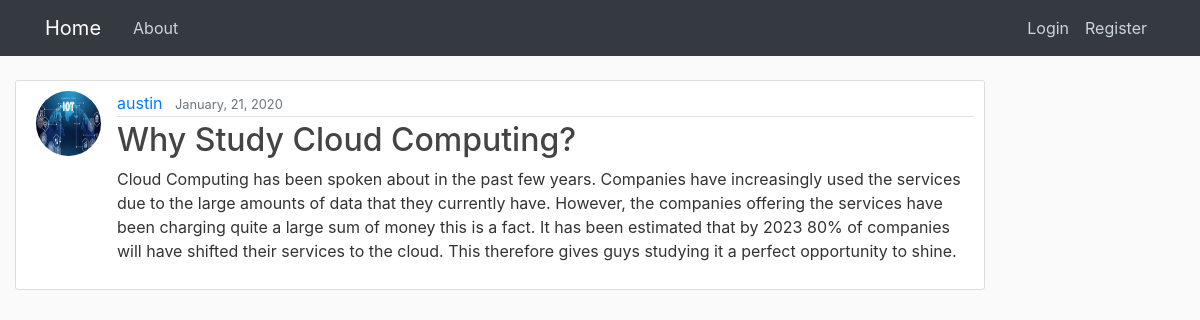
The page /post/26/ on the database its author committed.
### blogapp/models.py (models this page shows, shortened)
class Post(models.Model):
	title = models.CharField(max_length=100)
	content = models.TextField()
	date_posted = models.DateTimeField(default=timezone.now)
	author = models.ForeignKey(User, on_delete=models.CASCADE)

### users/models.py (models this page shows, shortened)
class Profile(models.Model):
    user = models.OneToOneField(User, on_delete=models.CASCADE)
    image = models.ImageField(default='default.jpg', upload_to='profile_pics')

### blogapp/views.py (the view)
# urls.py: path('post/<pk>/', PostDetailView.as_view(), name = 'post-detail'),
class PostDetailView(DetailView):
	model = Post

### blogapp/templates/blogapp/post_detail.html (shortened to what this page needs)
{% extends 'blogapp/main.html' %}
{% load crispy_forms_tags %}
{% block content %}
  <article class="media content-section">
    <img class="rounded-circle article-img" src="{{ post.author.profile.image.url }}">
    <div class="media-body">
      <div class="article-metadata">
        <a class="mr-2" href="{% url 'user-posts' object.author.username %}">{{ object.author }}</a>
        <small class="text-muted">{{ object.date_posted|date:"F, d, Y" }}</small>
      </div>
      <h2 class="article-title">{{ object.title }}</h2>
      <p class="article-content">{{ object.content }}</p>
    </div>
  </article>
{% endblock content %}

### blogapp/static/blogapp/main.css (style rules this page uses)
body { background: #fafafa; color: #333333; margin-top: 5rem; }
h1, h2, h3, h4, h5, h6 { color: #444444; }
.content-section { background: #ffffff; padding: 10px 20px; padding-right: 10px; border: 1px solid #dddddd; border-radius: 3px; margin-bottom: 20px; }
.article-title { color: #444444; }
.article-img { height: 65px; width: 65px; margin-right: 16px; }
.article-metadata { padding-bottom: 1px; margin-bottom: 4px; border-bottom: 1px solid #e3e3e3; }

### rows shown on the page
Post: author.profile.image (picture), author "austin", date_posted "January, 21, 2020", title "Why Study Cloud Computing?", content "Cloud Computing has been spoken about in the past few years. Companies have increasingly used the services due to the large amounts of data that they currently have. However, the companies offering the services have been charging quite a large sum of money this is a fact. It has been estimated that by 2023 80% of companies will have shifted their services to the cloud. This therefore gives guys studying it a perfect opportunity to shine."
